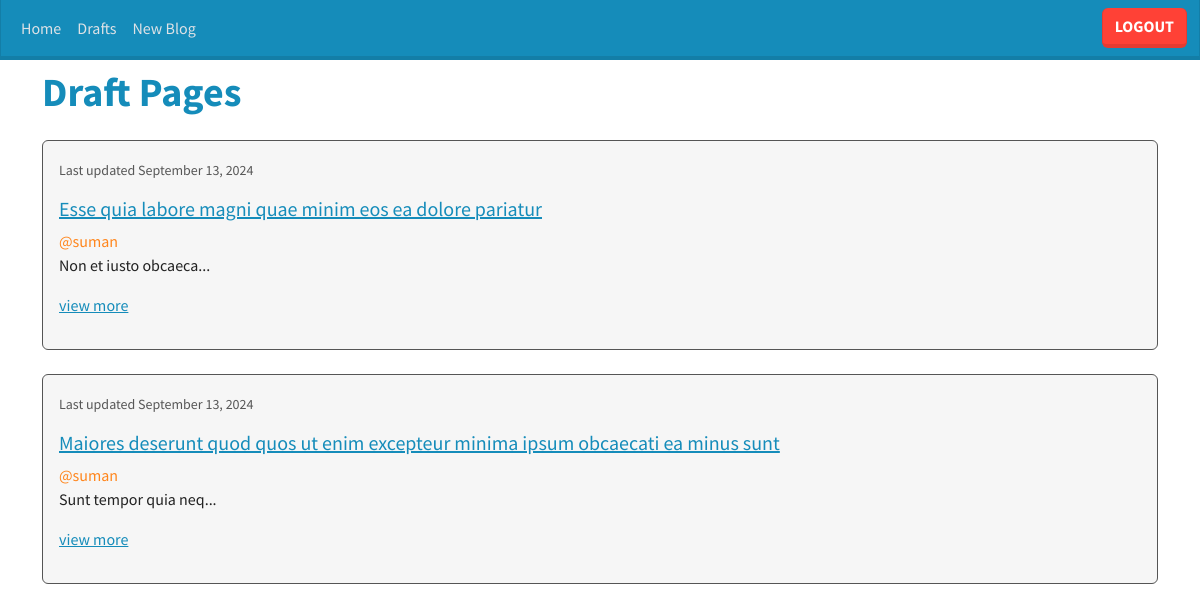
Screenshot of /draft-list (signed in) with the database file from the repository.
### blog_app/models.py (models this page shows, shortened)
class Post(models.Model):
    title = models.CharField(max_length=256)
    content = models.TextField()
    author = models.ForeignKey("auth.User",on_delete=models.CASCADE)
    created_at = models.DateTimeField(auto_now_add=True)
    updated_at = models.DateTimeField(auto_now=True)
    published_at = models.DateTimeField(null=True,blank=True)

### blog_app/views.py (the view)
# urls.py: path("draft-list", views.DraftsListView.as_view(), name="draft-list" ),
class DraftsListView(LoginRequiredMixin, ListView):
    model = Post
    template_name = "draft_list.html"
    context_object_name = "posts"
    def get_queryset(Self):
        posts = Post.objects.filter(published_at__isnull=True).order_by("-published_at")
        return posts

### templates/draft_list.html
{% extends "base.html" %}
{% block content %}
<h1 class="text-primary mt-2"><strong>Draft Pages</strong></h1>
        {% for post in posts %}
        <div class="card border-dark mt-4 bg-body-tertiary">
            <div class="card-body">
                <p class="card-text"><small class="text-muted">Last updated {{ post.updated_at|date:"F d, Y" }}</small>
                <h5 class="card-title"><a href="{% url 'draft-detail' post.pk %}">{{ post.title }}</a></h5>
                <div class="text-warning"> @{{post.author.username }}</div>
                <p class="card-text">{{ post.content|slice:":150" }}...</p>
                <a href="{% url 'draft-detail' post.pk %}">view more</a>
                </p>
            </div>
        </div>
        {% endfor %}
{% endblock %}

### templates/base.html (shortened to what this page needs)
{% load static %}
<!doctype html>
<html lang="en">
<head>
  <link href="https://cdn.jsdelivr.net/npm/bootstrap@5.3.3/dist/css/bootstrap.min.css" rel="stylesheet"
>
  <link rel="stylesheet" href="{% static 'css/bootswaches.min.css' %}">
</head>
<body>
  {% include "navbar.html" %}
  <div class="container">
    {% block content %}
    {% endblock %}
  </div>
</body>
</html>

### templates/navbar.html (shortened to what this page needs)
<nav class="navbar navbar-expand-lg bg-primary" data-bs-theme="dark">
    <div class="container-fluid">
        <div class="collapse navbar-collapse" id="navbarColor01">
            <ul class="navbar-nav me-auto mb-2 mb-lg-0">
                <li class="nav-item">
                    <a class="nav-link text-body" href="{% url 'post-list' %}">Home</a>
                </li>
                <li class="nav-item">
                    <a class="nav-link text-body" href="{% url 'draft-list' %}">Drafts</a>
                </li>
                <li class="nav-item">
                    <a class="nav-link text-body" href="{% url 'post-create' %}">New Blog</a>
                </li>
            </ul>
              {% if user.is_authenticated %}
              <form action="{% url 'logout' %}" method="post" class="top-menu">
                <button type="submit" class="btn btn-danger"> logout </span>
                </button>
              </form>
              {% else %}
                  <a class="btn btn-primary" href="{% url 'login' %}">Login</a>
              {% endif %}
        </div>
    </div>
</nav>

### rows the page displays
Post: updated_at "September 13, 2024", title "Esse quia labore magni quae minim eos ea dolore pariatur", author.username "suman", content "Non et iusto obcaeca"
Post: updated_at "September 13, 2024", title "Maiores deserunt quod quos ut enim excepteur minima ipsum obcaecati ea minus sunt", author.username "suman", content "Sunt tempor quia neq"
